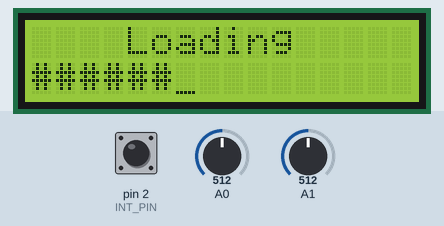
A sketch run on a simulated Arduino Uno, built with avr-gcc and run on an emulated ATmega328P. On the bench: 16×2 character LCD. Wiring (inferred from the names in the program): character LCD (HD44780): RS pin 12; E pin 11; data pin 3, pin 4, pin 5, pin 6, pin 7, pin 8, pin 9, pin 10. The inputs (shaded band) are chosen by the test bench; at power-on: pin 2 (INT_PIN) HIGH, A0 = 512, A1 = 512.

Above: at 3.7 s.
At 4.6 s:
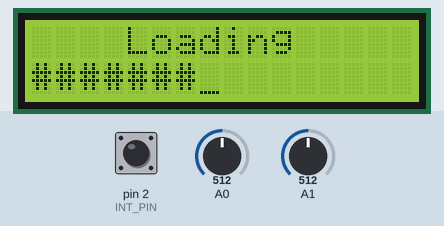
At 5.5 s:
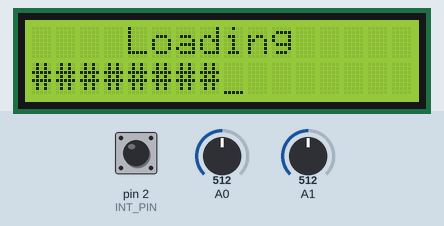
At 13.3 s:
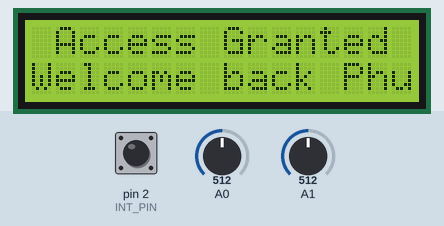
At 17.4 s:
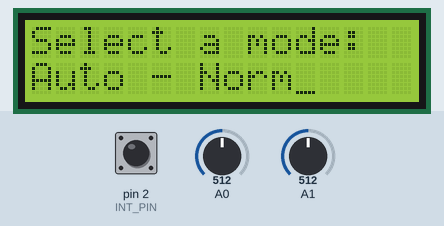
At 22.6 s:
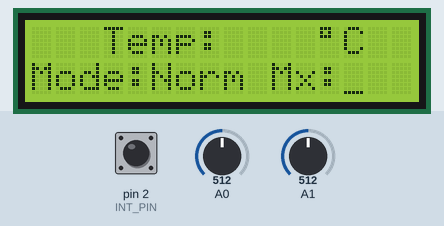

The sketch:

index.ino
```cpp
// Constant
const byte INT_PIN {2};
const byte ENA_PIN {11};
const byte RS_PIN {12};
const byte SSR_PIN {13};
const short unsigned int MAX_SAMPLE{512};
// Device states
volatile byte mode {0};
volatile bool isUserPressedFinish {false};
bool isRunning {false};
bool isFinishedInitProgram {false};
// LCD Instruction
const byte LCD_COMMAND_CLEAR_DISPLAY = 0x01;
const byte LCD_COMMAND_SET_FUNCTION_TWO_LINES = 0x38;
const byte LCD_COMMAND_DISPLAY_ON = 0x0E;
const byte LCD_COMMAND_ENTRY_MODE = 0x06;
const byte LCD_COMMAND_SET_CURSOR_FIRST_LINE = 0x80;
const byte LCD_COMMAND_SET_CURSOR_SECOND_LINE = 0xC0;
const byte LCD_COMMAND_SET_CURSOR_MOVE_RIGHT = 0x14;
const byte LCD_COMMAND_SET_CURSOR_MOVE_LEFT = 0x10;
// Global vars
int normPrevTempLimit;

class Timer
{
    unsigned int value;
    unsigned long currCount;
    unsigned long prevCount;

  public:
    Timer() : value{0}, currCount{0}, prevCount{0} {}
    Timer(unsigned int val)
      : currCount{0} { setCounter(val); }
    ~Timer() = default;

    bool checkFinished(){
      currCount = millis();
      return currCount >= (prevCount + value);
    }
    void setCounter(unsigned long val){
      value = val;
      prevCount = millis();
    }
};

void writeLCD(char val, bool isWrite = false){
  char temp {val};
  for(byte port {3}; port <= 10; port++){
    temp = val & 0x1;
    val = val >> 1;
    digitalWrite(port, temp == 1 ? HIGH : LOW);
  }

  if(isWrite) digitalWrite(RS_PIN, HIGH); // write data to DDRAM
  else digitalWrite(RS_PIN, LOW);         // else write instructions

  // High-to-low enable LCD data fetch sequence
  setEnablePin();
  delayMicroseconds(37);
  clearEnablePin();
  // Delay before next write
  delay(5);
}

void writeStringLCD(char *str){
  for(size_t i {0}; str[i] != '\0'; i++)
  {
    writeLCD(str[i], true);
  }
}

void writeIntLCD(int num){
  int count {0};
  int temp {num};

  while(temp != 0){
    temp /= 10;
    count++;
  }

  moveCursorRightLCD(count - 1);  // move (count - 1) line
  int i {2};
  while(num != 0){
    writeLCD(convertIntDigitToChar(num % 10), true);  // write num backward
    num /= 10;
    if(num == 0) break;
    moveCursorLeftLCD(2); // move cursor to correct backward num
  }
  moveCursorRightLCD(count - 1);  // move to the next line after corrected num display
}

void moveCursorRightLCD(int line){
  for(byte i {0}; i < line; i++){
    writeLCD(LCD_COMMAND_SET_CURSOR_MOVE_RIGHT);
  }
}

void moveCursorLeftLCD(int line){
  for(byte i {0}; i < line; i++){
    writeLCD(LCD_COMMAND_SET_CURSOR_MOVE_LEFT);
  }
}

void clearEnablePin(){
  digitalWrite(ENA_PIN, LOW);
}
void setEnablePin(){
  digitalWrite(ENA_PIN, HIGH);
}

void initLCD(){
  delay(50);      // delay before start init sequence
  writeLCD(LCD_COMMAND_CLEAR_DISPLAY);
  writeLCD(LCD_COMMAND_SET_FUNCTION_TWO_LINES);
  writeLCD(LCD_COMMAND_DISPLAY_ON); // set entire display on, cursor on, blinking of cursor off
  writeLCD(LCD_COMMAND_ENTRY_MODE); // entry mode - set cursor move direction
}

void initProgram(){
  moveCursorRightLCD(4);
  writeStringLCD("Loading");
  writeLCD(LCD_COMMAND_SET_CURSOR_SECOND_LINE);           // set cursor to second line
  for(byte i {0}; i < 8; i++){
    writeLCD('#', true);
    delay(600 + i * 50);
  }

  writeLCD(LCD_COMMAND_SET_CURSOR_FIRST_LINE);           // set cursor to first line
  writeStringLCD("Fetching Command");
//  writeLCD(0xC7);
  writeLCD(LCD_COMMAND_SET_CURSOR_SECOND_LINE);
  moveCursorRightLCD(8);
//
  for(byte i {0}; i < 8; i++){
    writeLCD('#', true);
    delay(500 + i * 30);
  }

  writeLCD(LCD_COMMAND_CLEAR_DISPLAY);           // clear display
  for(byte i {0}; i < 32; i++){
    if(i < 16) writeLCD('>', true);
    else {
      if(i == 16) {
        writeLCD(LCD_COMMAND_SET_CURSOR_SECOND_LINE);
        moveCursorRightLCD(15);
      }
      writeLCD('<', true);
      moveCursorLeftLCD(2);
    }
    delay(40);
  }

  writeLCD(LCD_COMMAND_CLEAR_DISPLAY);           // clear display
  moveCursorRightLCD(1);
  writeStringLCD("Access Granted");
  writeLCD(LCD_COMMAND_SET_CURSOR_SECOND_LINE);           // set cursor to second line
  writeStringLCD("Welcome back Phu");
  delay(4000);

  // set state flag
  isFinishedInitProgram = true;

  writeLCD(LCD_COMMAND_CLEAR_DISPLAY);           // clear previous display
  writeStringLCD("Select a mode:");
  writeLCD(LCD_COMMAND_SET_CURSOR_SECOND_LINE);
  writeStringLCD("Auto - Norm");
  // Waiting for user - mode selection (auto/normal)
  Timer initTim{5000};
  while(!initTim.checkFinished()){
    if(mode == 1) break;
  }

  writeLCD(LCD_COMMAND_CLEAR_DISPLAY);
  moveCursorRightLCD(3);
  writeStringLCD("Temp:");
//  writeLCD(0x8C);           // set cursor to address 0x0B - first line - 8 is prefix for "set DDRAM" instruction
  moveCursorRightLCD(4);
//
  writeLCD(0xDF, true);     // special character * in kanji
  writeLCD('C', true);

  if(mode == 1){
    writeLCD(LCD_COMMAND_SET_CURSOR_SECOND_LINE);
    writeStringLCD("Mode:Auto");
    moveCursorRightLCD(1);
    writeStringLCD("T:");
  } else {
    writeLCD(LCD_COMMAND_SET_CURSOR_SECOND_LINE);
    writeStringLCD("Mode:Norm");
    moveCursorRightLCD(1);
    writeStringLCD("Mx:");
  }
}

void setup() {
  // OUTPUT to inteface with LCD
  for(byte i {3}; i <= 12; i++){
    pinMode(i, OUTPUT);
  }
  // OUTPUT to drive SSR
  pinMode(SSR_PIN, OUTPUT);
  digitalWrite(SSR_PIN, LOW);
  // INPUT - interrupt
  pinMode(INT_PIN, INPUT);
  attachInterrupt(digitalPinToInterrupt(INT_PIN), setAutoMode, FALLING);
  // ADC - 1.1 Vref
  analogReference(INTERNAL);
  // Init LCD instructions
  initLCD();
  // Init program - text placement
  initProgram();
  // Set program operating state flags to true
  isRunning = true;
  // Testing - will be deleted
  Serial.begin(115200);
}

void loop() {
  if(mode == 1) doAutoMode();
  else doNormalMode();

  while(isUserPressedFinish);
}

void doAutoMode(){
  const byte TOTAL_STAGES {3};
  const byte MAX_TEMP_STAGES[TOTAL_STAGES] {62, 157, 210};
  byte currStage {0};
  bool stageFlag {true};
  bool secondStageFlag {false};

  float temperature{};
  float tempSample{0};
  int totalSample{0};

  float prevHighestTemp{0};
  unsigned long timeRef = millis();

  Timer transitionTim;
  Timer secondStageTim;

  while(!isUserPressedFinish){
    temperature = getTemperature();
    tempSample += temperature * temperature;
    totalSample++;

    if(totalSample < MAX_SAMPLE) continue;
    float avgTemp = sqrt(tempSample / totalSample);
    totalSample = 0;
    tempSample = 0;

    Serial.println(avgTemp);

    if(!stageFlag && prevHighestTemp - 1 > avgTemp && currStage < TOTAL_STAGES){
      currStage++;
      stageFlag = true;
    }

    if(avgTemp <= MAX_TEMP_STAGES[currStage] && stageFlag){

      if(currStage == 0 || currStage == 2) {
        digitalWrite(SSR_PIN, HIGH);
      } else if(currStage == 1) {
        if(secondStageTim.checkFinished()){
          if(secondStageFlag){
            digitalWrite(SSR_PIN, HIGH);
            secondStageFlag = false;
            secondStageTim.setCounter(200);
          } else {
            digitalWrite(SSR_PIN, LOW);
            secondStageFlag = true;
            secondStageTim.setCounter(1000);
          }
        }
      }

    } else {
      if(transitionTim.checkFinished()){
        stageFlag = false;
        transitionTim.setCounter(2000);
      }
      digitalWrite(SSR_PIN, LOW);
    }

    if(avgTemp > prevHighestTemp) prevHighestTemp = avgTemp;

    writeLCD(LCD_COMMAND_SET_CURSOR_FIRST_LINE);
    moveCursorRightLCD(8);
    writeIntLCD(static_cast<int>(avgTemp));
    if((avgTemp / 10) < 10) writeLCD(' ', true);

    writeLCD(LCD_COMMAND_SET_CURSOR_SECOND_LINE);
    moveCursorRightLCD(12);
    int timeSecond = static_cast<int>((millis() - timeRef) / 1000);
    timeSecond = timeSecond > 9999 ? 9999 : timeSecond;
    writeIntLCD(timeSecond);
  }

  writeLCD(LCD_COMMAND_CLEAR_DISPLAY);
  writeStringLCD("Program closed");
  writeLCD(LCD_COMMAND_SET_CURSOR_SECOND_LINE);
  writeStringLCD("See you again!");
  // turn off SSR
  digitalWrite(SSR_PIN, LOW);
}

void doNormalMode(){
  float temperature{};
  float tempLimit{};
  float tempSample{0};
  float tempSampleLim{0};
  int totalSample{0};

  while(!isUserPressedFinish){
    temperature = getTemperature();
    tempLimit = getTempLimit();

    tempSample += temperature * temperature;
    tempSampleLim += tempLimit * tempLimit;
    totalSample++;

    if(totalSample < MAX_SAMPLE) continue;

    float avgTemp = sqrt(tempSample / totalSample);
    float avgTempLimit = sqrt(tempSampleLim / totalSample);

    // Temperature limit multiplier
    // To increase the maximum temperature limit to 250
    avgTempLimit *= 1.25;

    totalSample = 0;
    tempSample = 0;
    tempSampleLim = 0;

    if(avgTemp <= avgTempLimit
          && normPrevTempLimit == static_cast<int>(avgTempLimit))
              digitalWrite(SSR_PIN, HIGH);
    else digitalWrite(SSR_PIN, LOW);

    normPrevTempLimit = static_cast<int>(avgTempLimit);

    writeLCD(LCD_COMMAND_SET_CURSOR_FIRST_LINE);
    moveCursorRightLCD(8);
    writeIntLCD(static_cast<int>(avgTemp));
    if((avgTemp / 10) < 10) writeLCD(' ', true);

    writeLCD(LCD_COMMAND_SET_CURSOR_SECOND_LINE);
    moveCursorRightLCD(13);
    avgTempLimit = avgTempLimit < 1.0 ? 1.0 : avgTempLimit;
    writeIntLCD(static_cast<int>(avgTempLimit));
    if((avgTempLimit / 10) < 10) writeLCD(' ', true);
  }

  writeLCD(LCD_COMMAND_CLEAR_DISPLAY);           // clear display
  writeStringLCD("Program closed");
  writeLCD(LCD_COMMAND_SET_CURSOR_SECOND_LINE);
  writeStringLCD("See you again!");
  // turn off SSR
  digitalWrite(SSR_PIN, LOW);
}


char convertIntDigitToChar(int digit){
  byte count {0};
  int temp {digit};
  while(temp != 0){
    temp /= 10;
    count++;
  }
  if(count > 1) return 'X';

  return static_cast<char>(digit + 48);
}

float getSensorVoltage(){
  return (analogRead(A0)) * 1.1 / 1024.0;
}

float getTemperature(){
  float errorOffsetResistance = 5.027;
  float sensorResistance = (getSensorVoltage() * 1000.0) / (5.0 - getSensorVoltage()) - errorOffsetResistance;
  return (sensorResistance - 100.0) / 0.4;
}

float getTempLimit(){
  return analogRead(A1) * 255.0 / 1024.0;
}

void setAutoMode() {
  if(isRunning){
    isUserPressedFinish = true;
    return;
  }

  if(!isFinishedInitProgram) return;

  mode = 1;
}
```

Measured:
- what the display in image 0 shows lasts 0.8 s, from 3.7 s to 4.5 s
- what the display in image 2 shows lasts 1.0 s, from 5.4 s to 6.4 s
- what the display in image 3 shows lasts 4.0 s, from 13.2 s to 17.2 s
- what the display in image 4 shows lasts 5.0 s, from 17.4 s to 22.4 s
